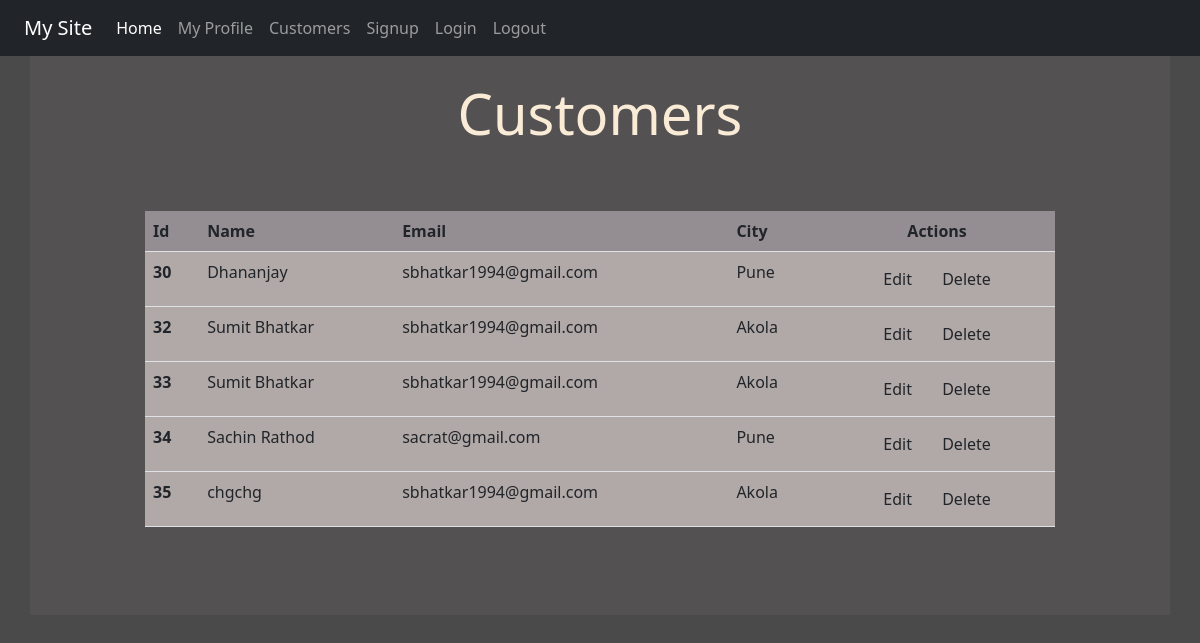
Page /customer/ (signed in) on the earlier database version.
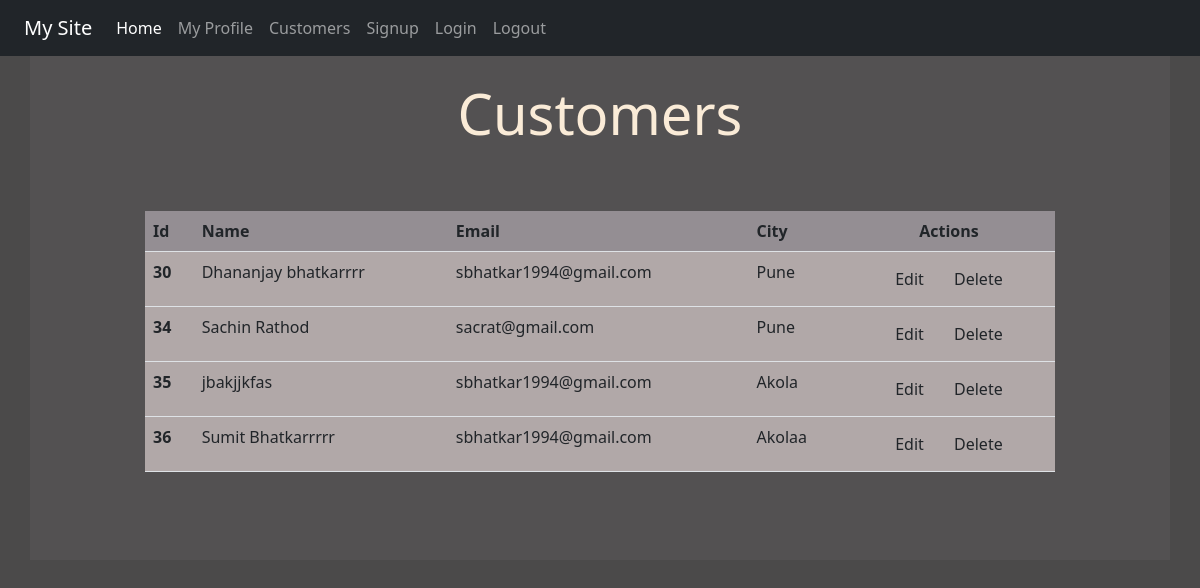
Same page on the later database version.
### reg/models.py (models this page shows)
class Customer(models.Model):
    name=models.CharField(max_length=70)
    email=models.EmailField(max_length=100)
    city=models.CharField(max_length=10)

### reg/views.py (the view)
# urls.py: path('customer/', views.Customers, name='customer'),
def Customers(request):
    if request.user.is_authenticated:
        cust = Customer.objects.all()
        return render(request, 'reg/customer.html',{'name':request.user, 'stu':cust})
    else:
        return HttpResponseRedirect('/login/')

### reg/templates/reg/customer.html (shortened to what this page needs)
{% extends 'reg/base.html' %}
{% block content %}
<div class="jumbotron jumbotron-fluid jumbo-color">
<div class=" col-sm-12">
    <div class="container">
        <br>
        <div class="d-flex align-items-center justify-content-center" >
            <br>
            <br>
            <br>
            {% if stu %}
            <div class="col-sm-10">
                <h3 class="text-center display-4 font-weight-bold">Customers</h3>
                <br>
                <br>
                <table class="table ">
                    <thead class=" thead-dark">
                        <tr class="tablecolor2">
                            <th scope="col">Id</th>
                            <th scope="col">Name</th>
                            <th scope="col">Email</th>
                            <th scope="col">City</th>
                            <th scope="col" class="text-center">Actions</th>
                        </tr>
                    </thead>
                    <tbody>
                        {% for st in stu %}
                        <tr class="tablecolor1">
                            <th scope="row">{{ st.id }}</th>
                            <td>{{ st.name }}</td>
                            <td>{{ st.email }}</td>
                            <td>{{ st.city }}</td>
                            <td class="text-center"><a href="{%  url 'viewdata' st.id %}" class="btn ">Edit</a>
                                <form action="{% url 'deletedata' st.id %}" method="POST" class="d-inline ">
                                    <input type="submit" class="btn" onclick="return confirm('Do you really want to delete?');" value="Delete" >
                                </form>
                            </td>
                        </tr>
                        {% endfor %}
                    </tbody>
                </table>
            {% else %}
            <br>
            <br>
                <h4 class=" text-center "> Add Customers to View</h4>
            </div>
            {% endif %}
        </div>
    </div>
</div>
<br><br> <br>
</div>
{% endblock content %}

Differences in the rows shown:
removed Customer: id "32", name "Sumit Bhatkar", email "sbhatkar1994@gmail.com", city "Akola"
removed Customer: id "33", name "Sumit Bhatkar", email "sbhatkar1994@gmail.com", city "Akola"
changed Customer id 30: name "Dhananjay" → "Dhananjay bhatkarrrr"
changed Customer "Akola": name "chgchg" → "jbakjjkfas"
added Customer: id "36", name "Sumit Bhatkarrrrr", email "sbhatkar1994@gmail.com", city "Akolaa"
